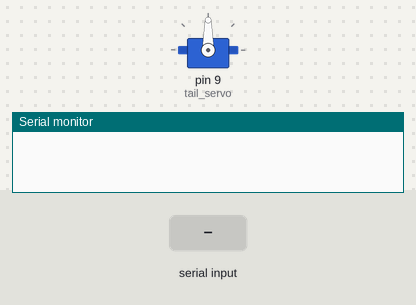
A sketch run on a simulated Arduino Uno, built with avr-gcc and run on an emulated ATmega328P. On the bench: servo, the last lines printed to the serial monitor. The inputs (shaded band) are chosen by the test bench.

Above: at 1.2 s.
1.3 s: "w" received over Serial
At 1.45 s:
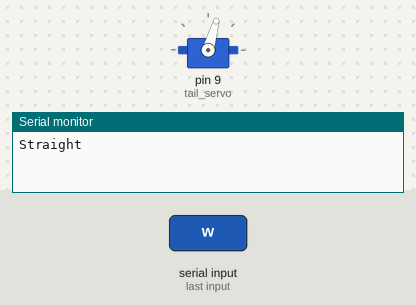
At 2.36 s:
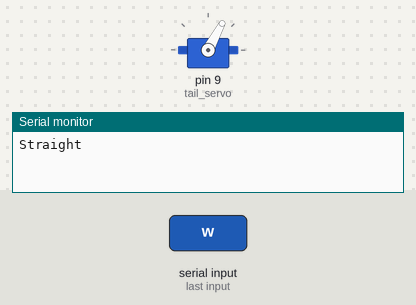
4.3 s: "a" received over Serial
At 4.79 s:
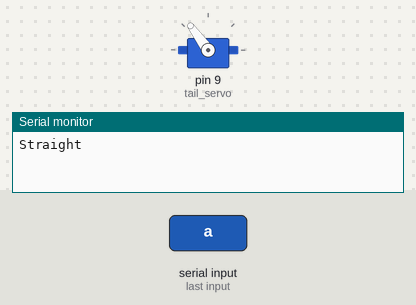
7.3 s: "d" received over Serial
Timing chart, 0 to 16.3 s (numbered marks = the images above; inputs shaded):
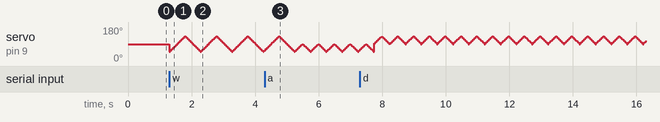

The sketch:

robo-fish-v1.ino
```cpp
/*  Robo Fish V1
 *  Amy Phung
 *  3/24/2021
*/

#include <Servo.h>

Servo tail_servo;  // create servo object to control a servo
// twelve servo objects can be created on most boards

int pos = 0;    // variable to store the servo position
float pause = 6;
int range = 40;
int state = 0;

void setup() {
  tail_servo.attach(9);  // attaches the servo on pin 9 to the servo object
  Serial.begin(9600);
}

void loop() {
  while(Serial.available()){
    int serial_input = Serial.read();

    // Update state based on input
    switch (serial_input) {
      case 10:   // Enter key: ignore
        break;
      case 119:  // W: Go straight
        Serial.println("Straight");
        state = 1;
        break;
      case 97:  // A: Turn left
        Serial.println("Left");
        state = 2;
        break;
      case 100:  // D:Turn right
        Serial.println("Right");
        state = 3;
        break;
      default: // S(115) or any other key: E-stopped mode
        Serial.println("Stopped");
        state = 0;
        break;
    }
  }


  // Main action loop
  switch (state) {
    case 1:  // Go straight
      oscillate(90-range, 90+range, pause);
      break;
    case 2:  // Turn left
      oscillate(90-range, 90, pause);
      break;
    case 3:  // Turn right
      oscillate(90, 90+range, pause);
      break;
    default: // E-stopped mode
      tail_servo.write(90);
      break;
  }
}

void oscillate(int start_angle, int stop_angle, int pause) {
  for (pos = start_angle; pos <= stop_angle; pos += 1) {
    // in steps of 1 degree
    tail_servo.write(pos);              // tell servo to go to position in variable 'pos'
    delay(pause);                       // wait for the servo to reach the position
  }
  for (pos = stop_angle; pos >= start_angle; pos -= 1) {
    // in steps of 1 degree
    tail_servo.write(pos);              // tell servo to go to position in variable 'pos'
    delay(pause);                       // wait for the servo to reach the position
  }
}
```
